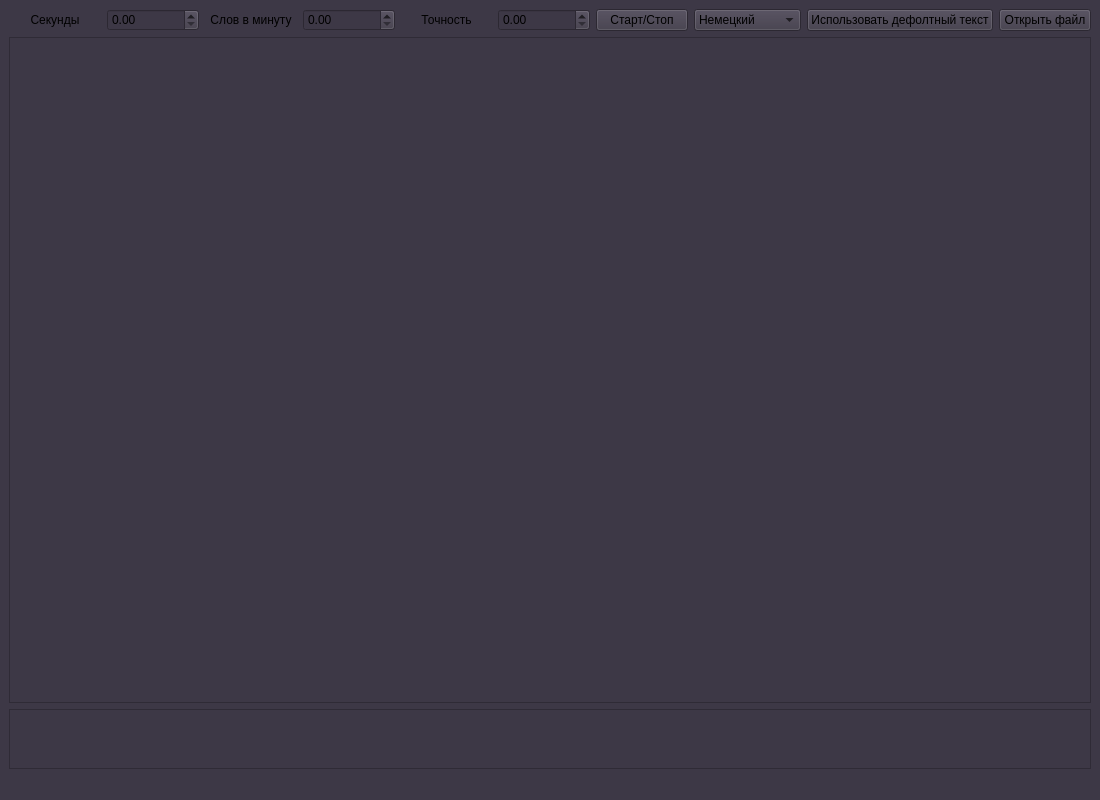
<?xml version="1.0" encoding="UTF-8"?>
<ui version="4.0">
 <class>MainWindow</class>
 <widget class="QMainWindow" name="MainWindow">
  <property name="geometry">
   <rect>
    <x>0</x>
    <y>0</y>
    <width>1100</width>
    <height>800</height>
   </rect>
  </property>
  <property name="minimumSize">
   <size>
    <width>1100</width>
    <height>800</height>
   </size>
  </property>
  <property name="windowTitle">
   <string>MainWindow</string>
  </property>
  <property name="styleSheet">
   <string notr="true">background-color: rgb(61, 56, 70);</string>
  </property>
  <widget class="QWidget" name="centralwidget">
   <layout class="QVBoxLayout" name="verticalLayout">
    <item>
     <layout class="QVBoxLayout" name="editorsLayout">
      <item>
       <layout class="QHBoxLayout" name="horizontalLayout">
        <item>
         <widget class="QLabel" name="startLabel">
          <property name="text">
           <string>Секунды</string>
          </property>
          <property name="alignment">
           <set>Qt::AlignCenter</set>
          </property>
         </widget>
        </item>
        <item>
         <widget class="QDoubleSpinBox" name="timerBox"/>
        </item>
        <item>
         <widget class="QLabel" name="label">
          <property name="text">
           <string>Слов в минуту</string>
          </property>
          <property name="alignment">
           <set>Qt::AlignCenter</set>
          </property>
         </widget>
        </item>
        <item>
         <widget class="QDoubleSpinBox" name="wordsBox"/>
        </item>
        <item>
         <widget class="QLabel" name="cntrLabel">
          <property name="text">
           <string>Точность</string>
          </property>
          <property name="alignment">
           <set>Qt::AlignCenter</set>
          </property>
          <property name="openExternalLinks">
           <bool>false</bool>
          </property>
         </widget>
        </item>
        <item>
         <widget class="QDoubleSpinBox" name="accuracyBox"/>
        </item>
        <item>
         <widget class="QPushButton" name="startbutton">
          <property name="text">
           <string>Старт/Стоп</string>
          </property>
         </widget>
        </item>
        <item>
         <widget class="QComboBox" name="langBox">
          <property name="currentIndex">
           <number>0</number>
          </property>
          <item>
           <property name="text">
            <string>Немецкий</string>
           </property>
          </item>
          <item>
           <property name="text">
            <string>Французский</string>
           </property>
          </item>
          <item>
           <property name="text">
            <string>Арабский</string>
           </property>
          </item>
          <item>
           <property name="text">
            <string>Китайский</string>
           </property>
          </item>
          <item>
           <property name="text">
            <string>Белоруссккий</string>
           </property>
          </item>
          <item>
           <property name="text">
            <string>Иврит</string>
           </property>
          </item>
         </widget>
        </item>
        <item>
         <widget class="QPushButton" name="presetbutton">
          <property name="text">
           <string>Использовать дефолтный текст</string>
          </property>
         </widget>
        </item>
        <item>
         <widget class="QPushButton" name="openbutton">
          <property name="text">
           <string>Открыть файл</string>
          </property>
         </widget>
        </item>
       </layout>
      </item>
      <item>
       <widget class="QTextEdit" name="aimTextEdit">
        <property name="minimumSize">
         <size>
          <width>0</width>
          <height>0</height>
         </size>
        </property>
        <property name="font">
         <font>
          <pointsize>11</pointsize>
          <italic>false</italic>
          <bold>false</bold>
         </font>
        </property>
       </widget>
      </item>
      <item>
       <widget class="QTextEdit" name="checkTextEdit">
        <property name="maximumSize">
         <size>
          <width>16777215</width>
          <height>60</height>
         </size>
        </property>
       </widget>
      </item>
     </layout>
    </item>
   </layout>
  </widget>
  <widget class="QMenuBar" name="menubar">
   <property name="geometry">
    <rect>
     <x>0</x>
     <y>0</y>
     <width>1100</width>
     <height>22</height>
    </rect>
   </property>
  </widget>
  <widget class="QStatusBar" name="statusbar"/>
 </widget>
 <resources/>
 <connections/>
</ui>
